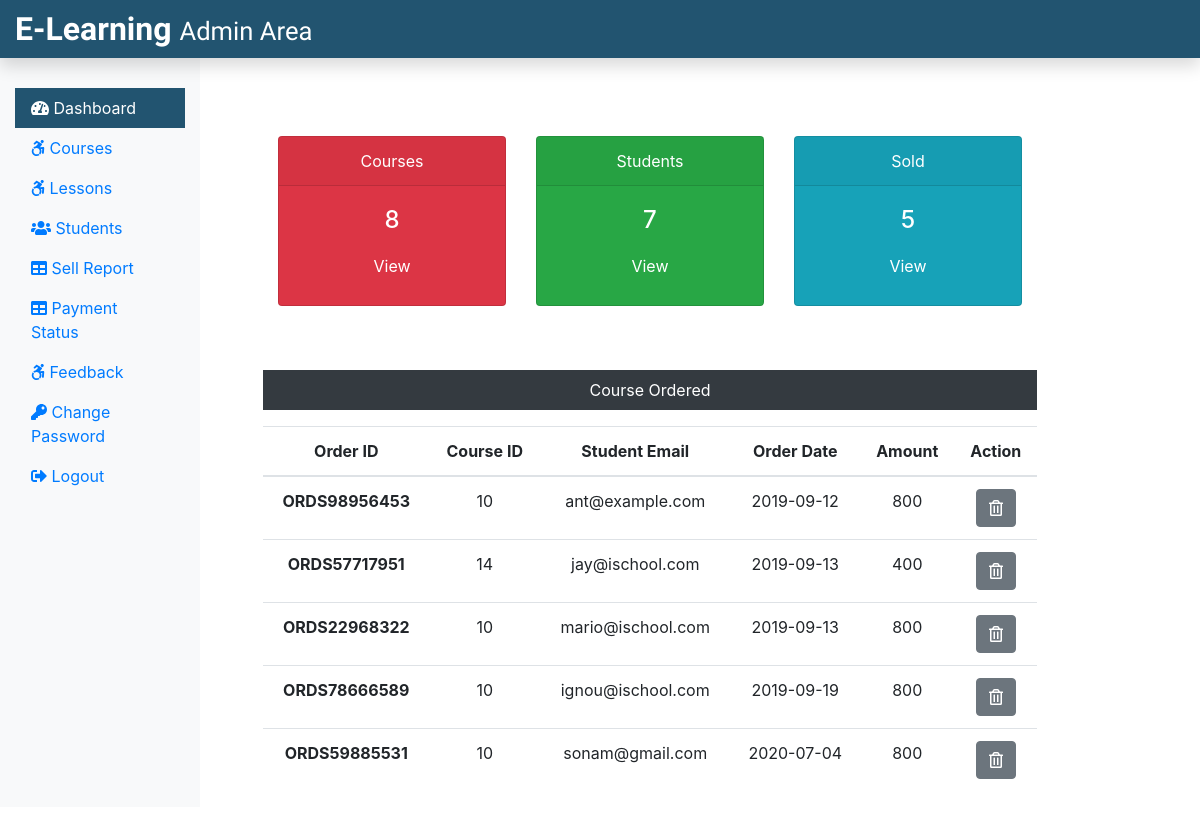
The page /Admin/adminDashboard.php (signed in) on the database as committed earlier.
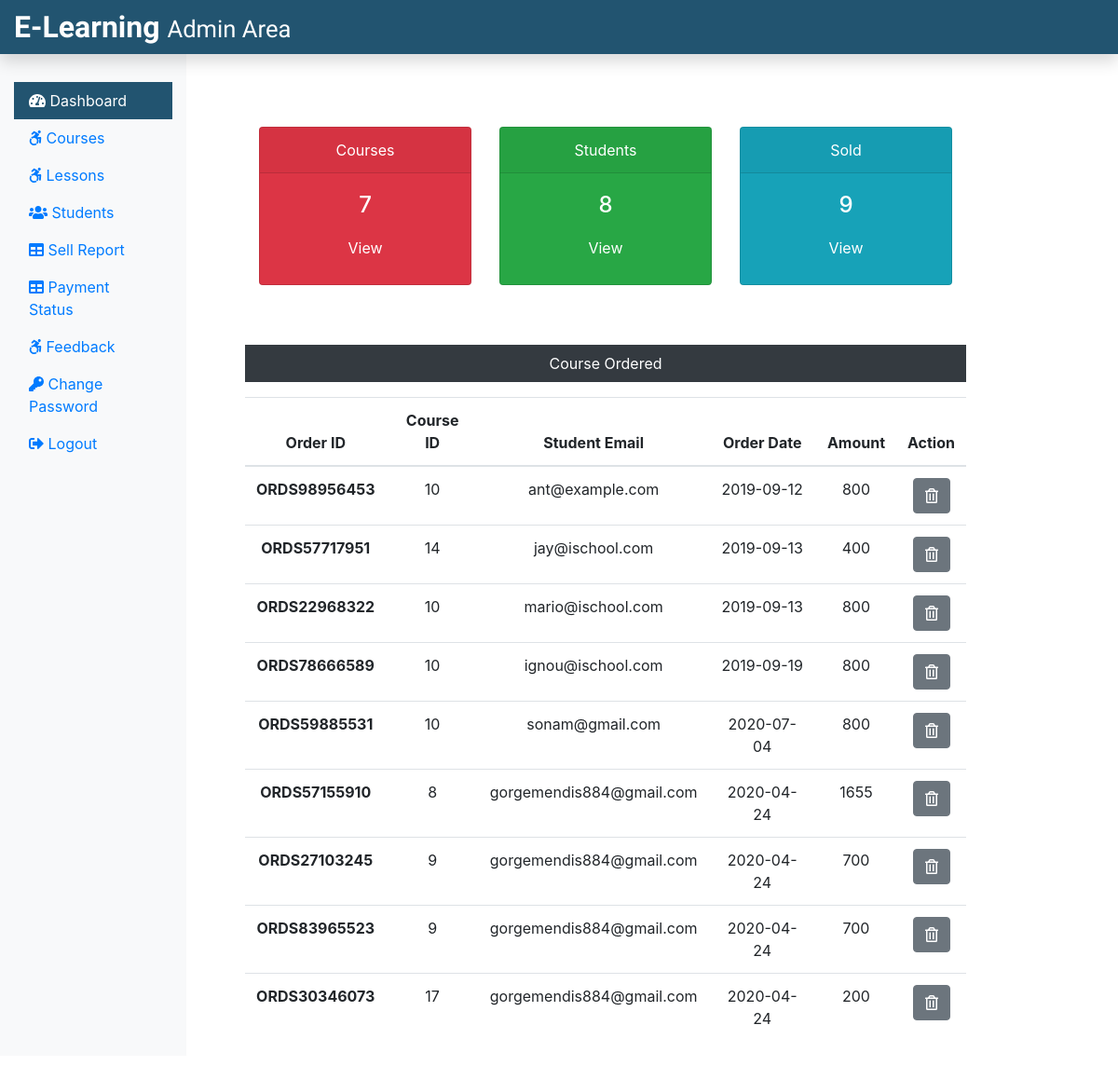
The same page on the database as committed later.
### tables this page shows
CREATE TABLE `courseorder` (
  `co_id` int(11) NOT NULL,
  `order_id` varchar(255) NOT NULL,
  `stu_email` varchar(255) NOT NULL,
  `course_id` int(11) NOT NULL,
  `status` varchar(255) NOT NULL,
  `respmsg` text NOT NULL,
  `amount` int(11) NOT NULL,
  `order_date` date NOT NULL
);

### Admin/adminDashboard.php (the view, shortened to what this page needs)
<?php
include('./adminInclude/header.php');
include('../dbConnection.php');
$sql = "SELECT * FROM course";
$result = $conn->query($sql);
$totalcourse = $result->num_rows;
 $sql = "SELECT * FROM student";
 $result = $conn->query($sql);
 $totalstu = $result->num_rows;
 $sql = "SELECT * FROM courseorder";
 $result = $conn->query($sql);
 $totalsold = $result->num_rows;
?>
  <div class="col-sm-9 mt-5">
    <div class="row mx-5 text-center">
      <div class="col-sm-4 mt-5">
        <div class="card text-white bg-danger mb-3" style="max-width: 18rem;">
          <div class="card-header">Courses</div>
          <div class="card-body">
            <h4 class="card-title">
              <?php echo $totalcourse; ?>
            </h4>
            <a class="btn text-white" href="courses.php">View</a>
          </div>
        </div>
      </div>
      <div class="col-sm-4 mt-5">
        <div class="card text-white bg-success mb-3" style="max-width: 18rem;">
          <div class="card-header">Students</div>
          <div class="card-body">
            <h4 class="card-title">
              <?php echo $totalstu; ?>
            </h4>
            <a class="btn text-white" href="students.php">View</a>
          </div>
        </div>
      </div>
      <div class="col-sm-4 mt-5">
        <div class="card text-white bg-info mb-3" style="max-width: 18rem;">
          <div class="card-header">Sold</div>
          <div class="card-body">
            <h4 class="card-title">
              <?php echo $totalsold; ?>
            </h4>
            <a class="btn text-white" href="sellreport.php">View</a>
          </div>
        </div>
      </div>
    </div>
    <div class="mx-5 mt-5 text-center">
      <p class=" bg-dark text-white p-2">Course Ordered</p>
      <?php
      $sql = "SELECT * FROM courseorder";
      $result = $conn->query($sql);
      if($result->num_rows > 0){
  echo '<table class="table">
    <thead>
    <tr>
      <th scope="col">Order ID</th>
      <th scope="col">Course ID</th>
      <th scope="col">Student Email</th>
      <th scope="col">Order Date</th>
      <th scope="col">Amount</th>
      <th scope="col">Action</th>
    </tr>
    </thead>
    <tbody>';
    while($row = $result->fetch_assoc()){
    echo '<tr>';
      echo '<th scope="row">'.$row["order_id"].'</th>';
      echo '<td>'. $row["course_id"].'</td>';
      echo '<td>'.$row["stu_email"].'</td>';
      echo '<td>'.$row["order_date"].'</td>';
      echo '<td>'.$row["amount"].'</td>';
      echo '<td><form action="" method="POST" class="d-inline"><input type="hidden" name="id" value='. $row["co_id"] .'><button type="submit" class="btn btn-secondary" name="delete" value="Delete"><i class="far fa-trash-alt"></i></button></form></td>';
      echo '</tr>';
    }
  echo '</tbody>
  </table>';
  } else {
    echo "0 Result";
  }
  ?>
    </div>
  </div>
  </div>
  </div>
<?php
include('./adminInclude/footer.php');
?>

### Admin/adminInclude/header.php (shortened to what this page needs)
<!DOCTYPE html>
<html lang="en">
<head>
 <link rel="stylesheet" href="../css/bootstrap.min.css">
 <link rel="stylesheet" href="../css/all.min.css">
 <link rel="stylesheet" href="../css/adminstyle.css">
</head>
<body>
 <nav class="navbar navbar-dark fixed-top p-0 shadow" style="background-color: #225470;">
  <a class="navbar-brand col-sm-3 col-md-2 mr-0" href="adminDashboard.php">E-Learning <small class="text-white">Admin Area</small></a>
 </nav>
 <div class="container-fluid mb-5" style="margin-top:40px;">
  <div class="row">
   <nav class="col-sm-3 col-md-2 bg-light sidebar py-5 d-print-none">
    <div class="sidebar-sticky">
     <ul class="nav flex-column">
      <li class="nav-item">
       <a class="nav-link <?php if(PAGE == 'dashboard') {echo 'active';} ?>" href="adminDashboard.php">
        <i class="fas fa-tachometer-alt"></i>
        Dashboard
       </a>
      </li>
      <li class="nav-item">
       <a class="nav-link <?php if(PAGE == 'courses') {echo 'active';} ?>" href="courses.php">
        <i class="fab fa-accessible-icon"></i>
        Courses
       </a>
      </li>
      <li class="nav-item">
       <a class="nav-link <?php if(PAGE == 'lessons') {echo 'active';} ?>" href="lessons.php">
        <i class="fab fa-accessible-icon"></i>
        Lessons
       </a>
      </li>
      <li class="nav-item">
       <a class="nav-link <?php if(PAGE == 'students') {echo 'active';} ?>" href="students.php">
        <i class="fas fa-users"></i>
        Students
       </a>
      </li>
      <li class="nav-item">
       <a class="nav-link <?php if(PAGE == 'sellreport') {echo 'active';} ?>" href="sellReport.php">
        <i class="fas fa-table"></i>
        Sell Report
       </a>
      </li>
      <li class="nav-item">
       <a class="nav-link <?php if(PAGE == 'paymentstatus') {echo 'active';} ?>" href="adminPaymentStatus.php">
        <i class="fas fa-table"></i>
        Payment Status
       </a>
      </li>
      <li class="nav-item">
       <a class="nav-link <?php if(PAGE == 'feedback') {echo 'active';} ?>" href="feedback.php">
        <i class="fab fa-accessible-icon"></i>
        Feedback
       </a>
      </li>
      <li class="nav-item">
       <a class="nav-link <?php if(PAGE == 'changepass') {echo 'active';} ?>" href="adminChangePass.php">
        <i class="fas fa-key"></i>
        Change Password
       </a>
      </li>
      <li class="nav-item">
       <a class="nav-link" href="../logout.php">
        <i class="fas fa-sign-out-alt"></i>
        Logout
       </a>
      </li>
     </ul>
    </div>
   </nav>

### Admin/adminInclude/footer.php (shortened to what this page needs)
</body>
</html>

### css/adminstyle.css (style rules this page uses)
.navbar-brand { font-family: "Ubuntu", sans-serif; font-size: 2em; font-weight: bold; color: #ed1111; }
.active { background-color: #225470; color: #fff; }

Rows that differ between the two databases and show on the page:
added courseorder: order "ORDS57155910", course "8", stu_email "gorgemendis884@gmail.com", order_date "2020-04-24", amount "1655"
added courseorder: order "ORDS27103245", course "9", stu_email "gorgemendis884@gmail.com", order_date "2020-04-24", amount "700"
added courseorder: order "ORDS83965523", course "9", stu_email "gorgemendis884@gmail.com", order_date "2020-04-24", amount "700"
added courseorder: order "ORDS30346073", course "17", stu_email "gorgemendis884@gmail.com", order_date "2020-04-24", amount "200"
Other text that changed with them:
$totalcourse: "8" → "7"
$totalstu: "7" → "8"
$totalsold: "5" → "9"
